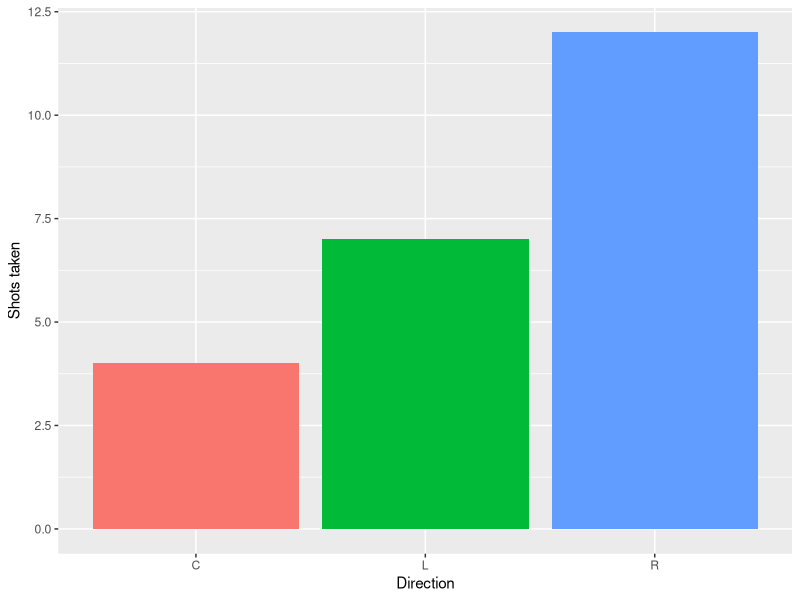
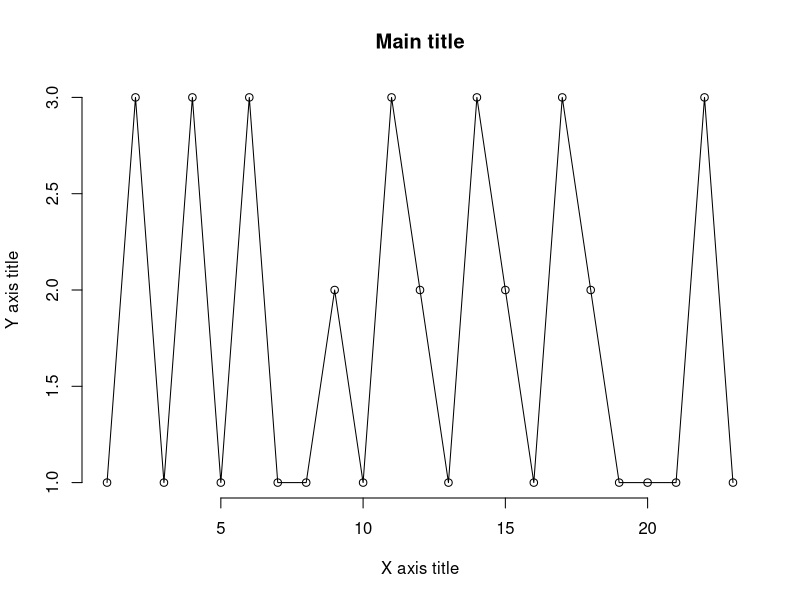
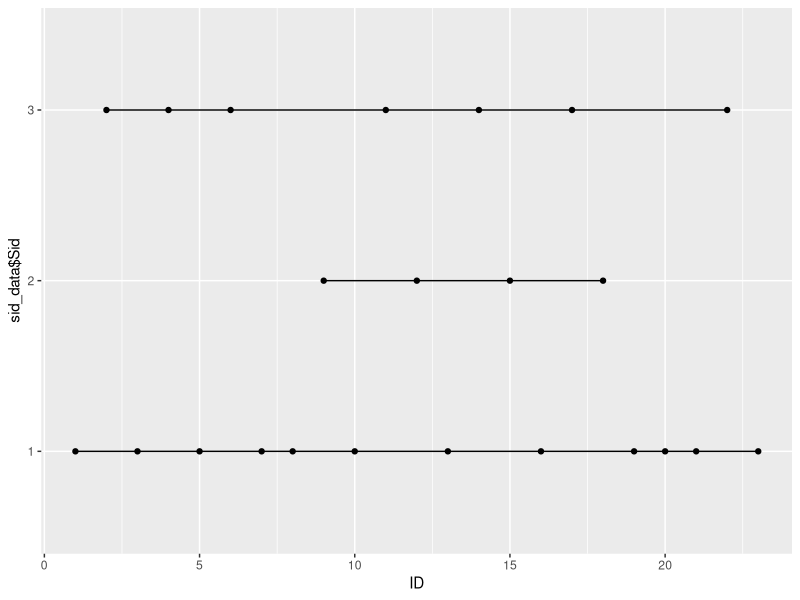

These figures' R source, in order: (Note: this script raises an error after producing the figures.)
library(ggplot2)
library(plyr)
library(forecast)


shotData = read.csv("shots.csv", header = TRUE)
colnames(shotData)[1] <- "Sid"

sid_data = shotData[, c("Sid")]

ggplot(data.frame(sid_data), aes(x = sid_data, fill = sid_data)) +
  geom_bar() + xlab("Direction") + ylab("Shots taken") + guides(fill = FALSE)

sid_data = data.frame(sid_data)
colnames(sid_data)[1] <- "Sid"

#Right is 1, Center is 2, Left is 3
sid_data$Sid <- revalue(sid_data$Sid, c("R"=1, "L"=3, "C"=2))

x <- 1:length(sid_data$Sid)
plot(x, sid_data$Sid, main = "Main title",
     xlab = "X axis title", ylab = "Y axis title",
      frame = FALSE)
lines(x, sid_data$Sid, type = "l")


sid_data$ID <- seq.int(nrow(sid_data))

p1 <- ggplot(sid_data, aes(x=ID,y=sid_data$Sid)) +
  geom_line() +
  geom_point() +
  geom_hline(aes(yintercept=0))
print(p1)


autoArimaFit <- auto.arima(sid_data$Sid)
plot(forecast(autoArimaFit, h=3))
